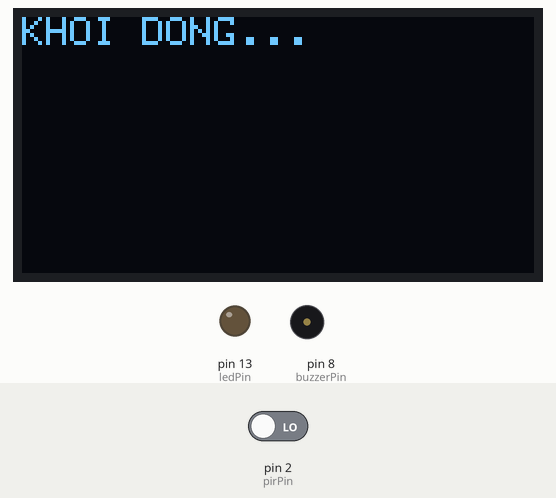
This sketch was run on a simulated Arduino Uno, built with avr-gcc and run on an emulated ATmega328P. On the bench: 128×64 one-colour display, output pins drawn as LEDs (lit = HIGH), buzzer (waves = sounding, pin HIGH). The inputs (shaded band) are chosen by the test bench; at power-on: pin 2 (pirPin) LOW. What the sketch prints to the serial monitor is not drawn.

Above: at 1.2 s.
1.3 s: pin 2 (pirPin) driven HIGH
At 2.2 s:
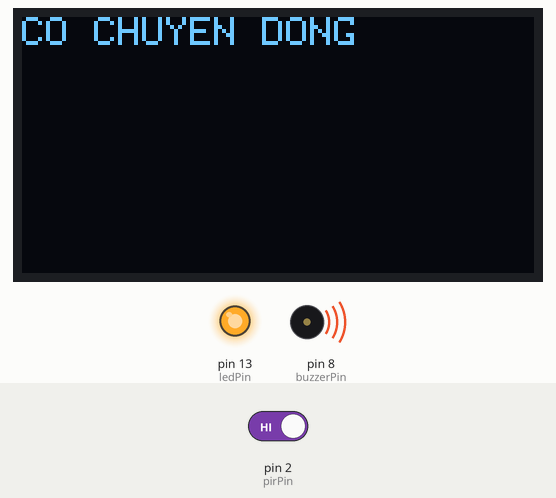
2.8 s: pin 2 (pirPin) driven LOW
At 3.3 s:
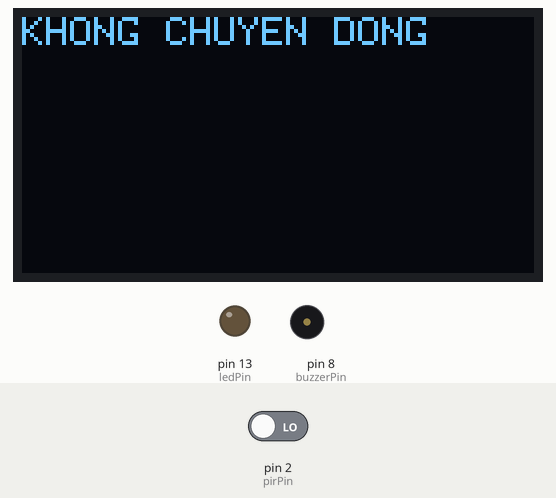
4.3 s: pin 2 (pirPin) driven HIGH
At 5.6 s:
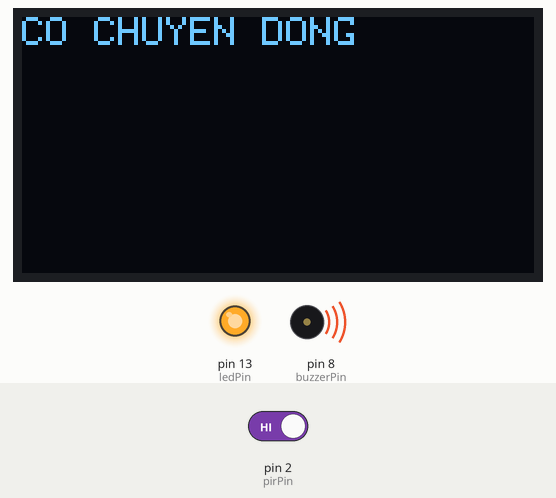
Timing chart, 0 to 7.3 s (numbered marks = the images above; inputs shaded):
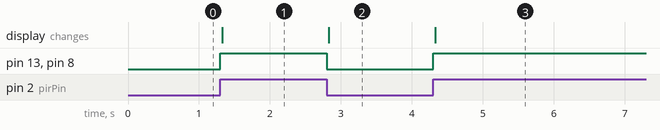

Measured:
- after the input at 1.3 s, pin 13 (ledPin), pin 8 (buzzerPin): LOW → HIGH at once; the display: changes at once (image 1)
- after the input at 2.8 s, pin 13 (ledPin), pin 8 (buzzerPin): HIGH → LOW at once; the display: changes at once (image 2)
- after the input at 4.3 s, pin 13 (ledPin), pin 8 (buzzerPin): LOW → HIGH at once; the display: changes at once (image 3)

The sketch:

chuyen_dong_sr501-oled-led.ino
```cpp
#include <Wire.h>
#include <Adafruit_GFX.h>
#include <Adafruit_SSD1306.h>

#define SCREEN_WIDTH 128
#define SCREEN_HEIGHT 64

Adafruit_SSD1306 display(SCREEN_WIDTH, SCREEN_HEIGHT, &Wire, -1);

int ledPin = 13;
int pirPin = 2;
int buzzerPin = 8;   // COI

int state = LOW;
int val = 0;

void setup() {
  pinMode(ledPin, OUTPUT);
  pinMode(pirPin, INPUT);
  pinMode(buzzerPin, OUTPUT);

  Serial.begin(9600);

  display.begin(SSD1306_SWITCHCAPVCC, 0x3C);
  display.clearDisplay();
  display.setTextSize(1);
  display.setTextColor(SSD1306_WHITE);
  display.setCursor(0, 0);
  display.print("KHOI DONG...");
  display.display();
}

void loop() {
  val = digitalRead(pirPin);

  // ----- CÓ CHUYỂN ĐỘNG -----
  if (val == HIGH && state == LOW) {
    digitalWrite(ledPin, HIGH);
    digitalWrite(buzzerPin, HIGH);
    state = HIGH;

    display.clearDisplay();
    display.setCursor(0, 0);
    display.print("CO CHUYEN DONG");
    display.display();

    Serial.println("Motion detected!");
  }

  // ----- KHÔNG CHUYỂN ĐỘNG -----
  if (val == LOW && state == HIGH) {
    digitalWrite(ledPin, LOW);
    digitalWrite(buzzerPin, LOW);
    state = LOW;

    display.clearDisplay();
    display.setCursor(0, 0);
    display.print("KHONG CHUYEN DONG");
    display.display();

    Serial.println("Motion stopped!");
  }
}
```
